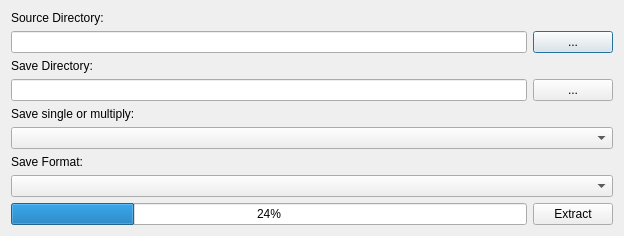
<?xml version="1.0" encoding="UTF-8"?>
<ui version="4.0">
 <class>Dialog</class>
 <widget class="QDialog" name="Dialog">
  <property name="geometry">
   <rect>
    <x>0</x>
    <y>0</y>
    <width>624</width>
    <height>182</height>
   </rect>
  </property>
  <property name="windowTitle">
   <string>Dialog</string>
  </property>
  <layout class="QVBoxLayout" name="verticalLayout">
   <item>
    <widget class="QLabel" name="label_2">
     <property name="text">
      <string>Source Directory:</string>
     </property>
    </widget>
   </item>
   <item>
    <layout class="QHBoxLayout" name="horizontalLayout_2">
     <item>
      <widget class="QLineEdit" name="source"/>
     </item>
     <item>
      <widget class="QPushButton" name="source_button">
       <property name="text">
        <string>...</string>
       </property>
      </widget>
     </item>
    </layout>
   </item>
   <item>
    <widget class="QLabel" name="label">
     <property name="text">
      <string>Save Directory:</string>
     </property>
    </widget>
   </item>
   <item>
    <layout class="QHBoxLayout" name="horizontalLayout">
     <item>
      <widget class="QLineEdit" name="dest"/>
     </item>
     <item>
      <widget class="QPushButton" name="dest_button">
       <property name="text">
        <string>...</string>
       </property>
      </widget>
     </item>
    </layout>
   </item>
   <item>
    <widget class="QLabel" name="label_3">
     <property name="text">
      <string>Save single or multiply:</string>
     </property>
    </widget>
   </item>
   <item>
    <widget class="QComboBox" name="type"/>
   </item>
   <item>
    <widget class="QLabel" name="label_4">
     <property name="text">
      <string>Save Format:</string>
     </property>
    </widget>
   </item>
   <item>
    <widget class="QComboBox" name="format"/>
   </item>
   <item>
    <layout class="QHBoxLayout" name="horizontalLayout_3">
     <item>
      <widget class="QProgressBar" name="progress">
       <property name="value">
        <number>24</number>
       </property>
      </widget>
     </item>
     <item>
      <widget class="QPushButton" name="extract_button">
       <property name="text">
        <string>Extract</string>
       </property>
      </widget>
     </item>
    </layout>
   </item>
  </layout>
 </widget>
 <resources/>
 <connections/>
</ui>
